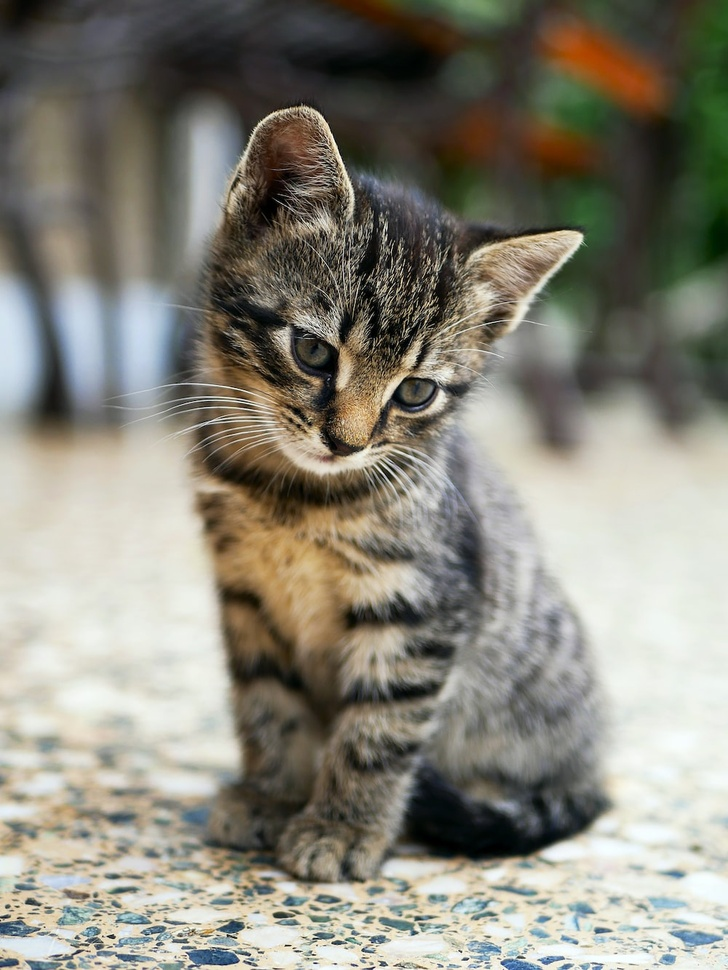
%> input picture Cogni/cat.jfif, 728 x 970 px, shrunk from 1000 x 1333 before the run
$ octave convert.m   (GNU Octave 9; MATLAB toolbox functions it lacks are replaced by stand-ins)
%> lines starting %> are read from the running program, lines starting %| are printed output that depends on the picture
img = imread("cat.jfif");
%> img is the input picture: size 970x728x3 uint8; mean R, G, B 136.3, 133.9, 122.2
gray1 = rgb2gray(img);
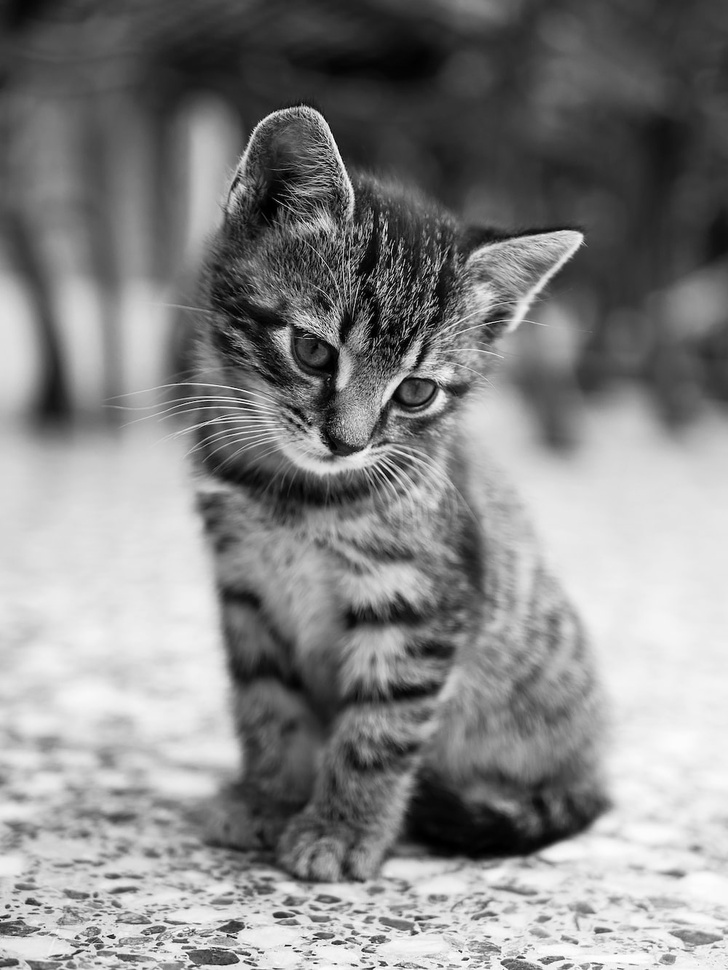
%> gray1: size 970x728 uint8; min 0, max 255, mean 133.3
red = img(:,:,1);
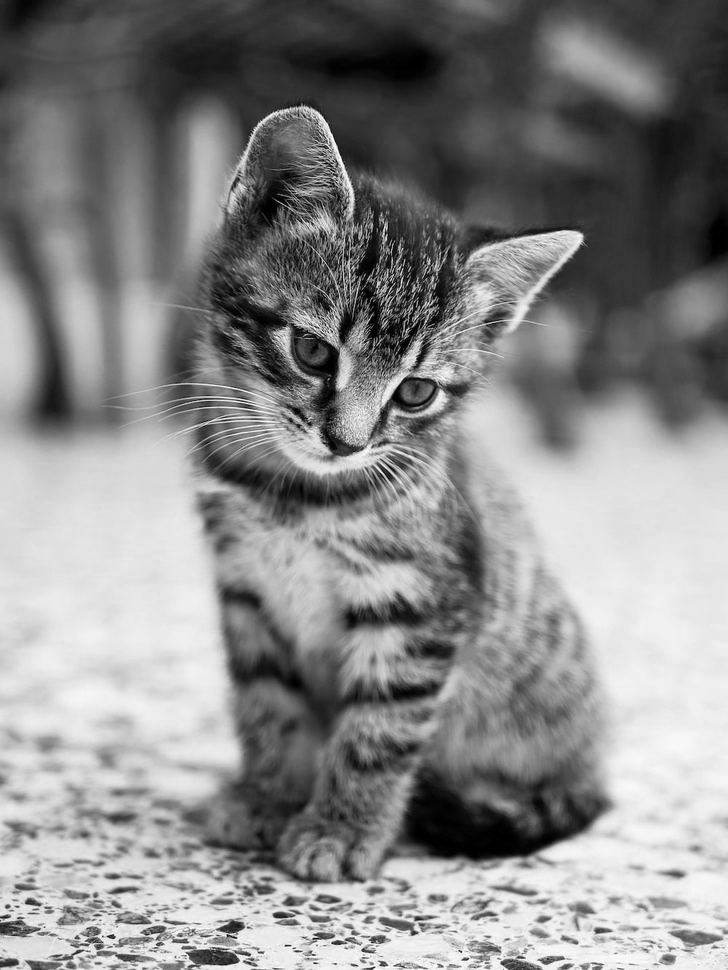
%> red: size 970x728 uint8; min 0, max 255, mean 136.3
green = img(:,:,2);
blue = img(:,:,3);
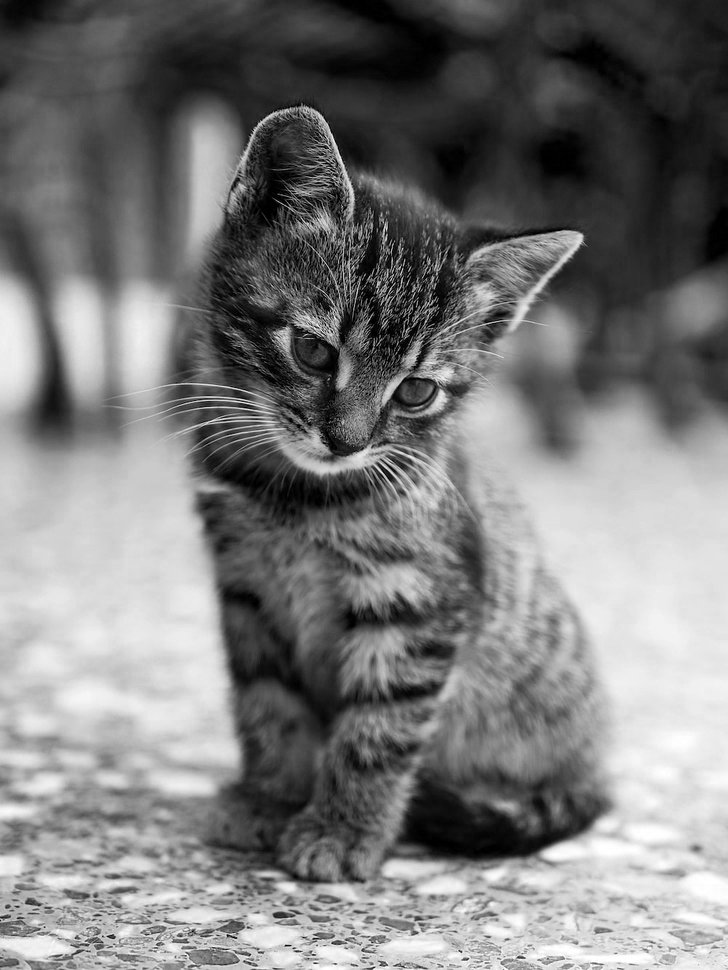
%> blue: size 970x728 uint8; min 0, max 255, mean 122.2
gray2 = 0.299*red + 0.587*green + 0.114*blue;
diff = gray1 - gray2;
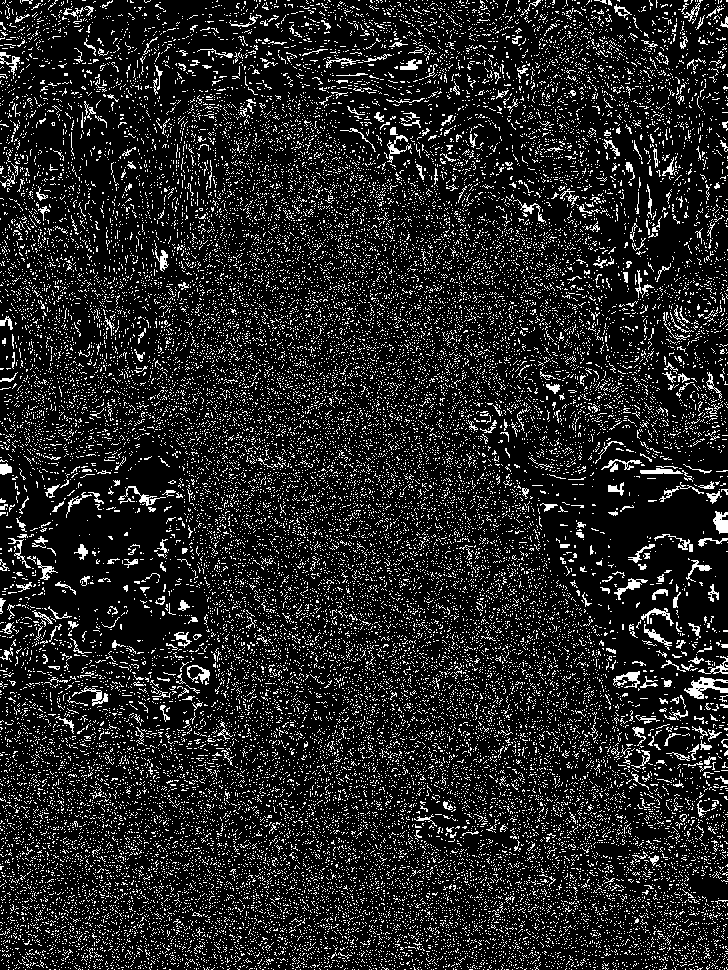
%> diff: size 970x728 uint8; values 0 (black) and 1 (white), 13.9% white in thin lines or dots
subplot(2,2,1);
imshow(img);
subplot(2,2,2);
imshow(gray1);
subplot(2,2,3);
imshow(gray2);
subplot(2,2,4);
imshow(diff);
